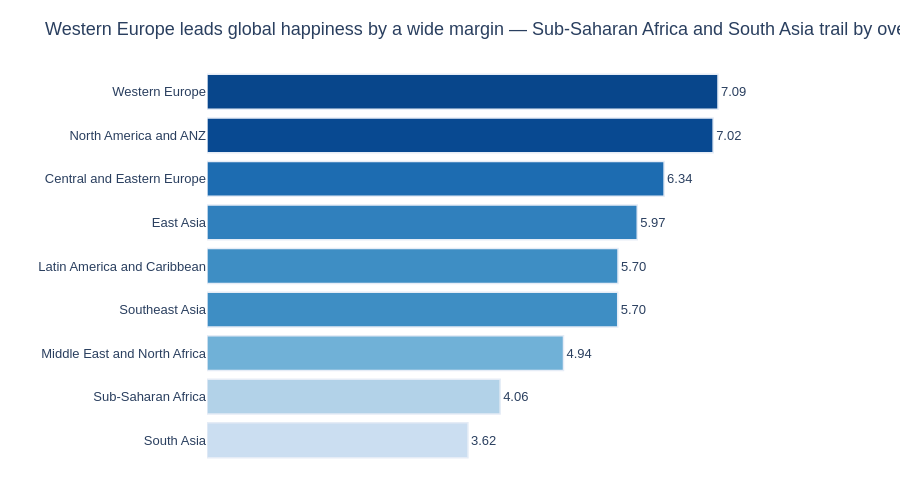

This figure's notebook cell:
### Markdown cell above
---
## Task 1 — Regional Comparison Bar Chart

**What to build:** A horizontal bar chart showing the **average happiness score by region**, sorted from highest to lowest.

**Requirements:**
- Horizontal orientation (category names are long)
- Sorted by score, descending (so the happiest region is at the top)
- Zero baseline on x-axis
- At least one design choice that goes beyond the Plotly default (colour, annotation, labels, etc.)
- An insight title that answers: *which region stands out and why does it matter?*

**Hint:** Use `df.groupby('Region')['Happiness_Score'].mean()` to compute the averages.

### Code cell
# Task 1: Regional comparison bar chart
# -------------------------------------

# Step 1: Compute average happiness score by region
region_avg = (df.groupby('Region')['Happiness_Score']
              .mean()
              .reset_index()
              .sort_values('Happiness_Score'))  # sort for horizontal bar

print(region_avg)

# Step 2: Build your chart
# YOUR CODE HERE


# Step 1: Compute average happiness score by region
region_avg = (df.groupby('Region')['Happiness_Score']
              .mean()
              .reset_index()
              .sort_values('Happiness_Score'))  # ascending → happiest at top in horizontal bar

print(region_avg)

# Step 2: Build the chart
fig = px.bar(
    data_frame=region_avg,
    x='Happiness_Score',
    y='Region',
    orientation='h',
    color='Happiness_Score',
    color_continuous_scale='Blues',
    range_color=[2.5, 7.5],
    text=region_avg['Happiness_Score'].round(2),
    title='Western Europe leads global happiness by a wide margin — Sub-Saharan Africa and South Asia trail by over 2.5 points',
    labels={'Happiness_Score': '', 'Region': ''}
)

fig.update_traces(
    texttemplate='%{text:.2f}',
    textposition='outside',
    marker_line_width=1.5
)

fig.update_layout(
    xaxis=dict(range=[0, 8.5], showticklabels=False, showgrid=False),
    yaxis=dict(gridcolor='white'),
    plot_bgcolor='white',
    paper_bgcolor='white',
    font=dict(family='Arial', size=13),
    coloraxis_showscale=False,
    height=500,
    margin=dict(l=20, r=80, t=70, b=30)
)

fig.show()

### Figure 1 — Plotly figure (JSON) as saved in the notebook; plotly's stock layout.template omitted (floating-point values rounded to 4 significant figures)
{"data": [{"alignmentgroup": "True", "hovertemplate": "=%{marker.color}<br>text=%{text}<extra></extra>", "legendgroup": "", "marker": {"color": [3.618, 4.065, 4.943, 5.695, 5.699, 5.966, 6.338, 7.018, 7.086], "coloraxis": "coloraxis", "line": {"width": 1.5}, "pattern": {"shape": ""}}, "name": "", "offsetgroup": "", "orientation": "h", "showlegend": false, "text": [3.62, 4.06, 4.94, 5.7, 5.7, 5.97, 6.34, 7.02, 7.09], "textposition": "outside", "texttemplate": "%{text:.2f}", "type": "bar", "x": [3.618, 4.065, 4.943, 5.695, 5.699, 5.966, 6.338, 7.018, 7.086], "xaxis": "x", "y": ["South Asia", "Sub-Saharan Africa", "Middle East and North Africa", "Southeast Asia", "Latin America and Caribbean", "East Asia", "Central and Eastern Europe", "North America and ANZ", "Western Europe"], "yaxis": "y"}], "layout": {"barmode": "relative", "coloraxis": {"cmax": 7.5, "cmin": 2.5, "colorbar": {"title": {"text": ""}}, "colorscale": [[0, "rgb(247,251,255)"], [0.125, "rgb(222,235,247)"], [0.25, "rgb(198,219,239)"], [0.375, "rgb(158,202,225)"], [0.5, "rgb(107,174,214)"], [0.625, "rgb(66,146,198)"], [0.75, "rgb(33,113,181)"], [0.875, "rgb(8,81,156)"], [1, "rgb(8,48,107)"]], "showscale": false}, "font": {"family": "Arial", "size": 13}, "height": 500, "legend": {"tracegroupgap": 0}, "margin": {"b": 30, "l": 20, "r": 80, "t": 70}, "paper_bgcolor": "white", "plot_bgcolor": "white", "title": {"text": "Western Europe leads global happiness by a wide margin — Sub-Saharan Africa and South Asia trail by over 2.5 points"}, "xaxis": {"anchor": "y", "domain": [0, 1], "range": [0, 8.5], "showgrid": false, "showticklabels": false, "title": {"text": ""}}, "yaxis": {"anchor": "x", "domain": [0, 1], "gridcolor": "white", "title": {"text": ""}}}}
